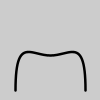
Frame 1 (no input)
Frame 60 (the mouse pressed at the canvas centre just before this capture): identical to frame 1, image omitted
Frame 120 (the mouse held since frame 60 and released just before this capture): identical to frame 1, image omitted

The Processing sketch that drew this single still picture (run headless with seeded random() and noise(); from frame 60 on, the mouse is pressed at the canvas centre):

// Processing sketch: Ex_23
// ── Ex_23.pde
float c = 55.0;

void setup() {
  size(100, 100);
}

void draw() {
  background(204);
  arch(c);  
}

void arch(float curvature) {
  float y = 90.0;
  float sw = (65.0 - curvature) / 4.0; 
  strokeWeight(sw);
  noFill();
  beginShape();
  vertex(15.0, y);
  bezierVertex(15.0, y-curvature, 30.0, 55.0, 50.0, 55.0);
  bezierVertex(70.0, 55.0, 85.0, y-curvature, 85.0, y);
  endShape();
}
